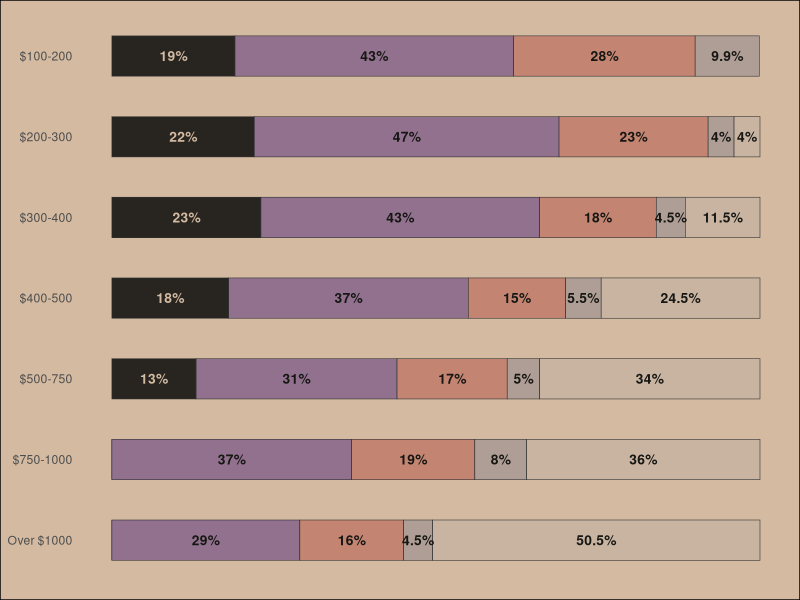

Reproduce this figure in R.
library(ggplot2)
library(tidyr)
library(dplyr)
library(stringr)

data <- readr::read_csv("data.csv") %>%
  pivot_longer(cols = 3:7,
               names_to = "attributes",
               values_to = "amount") %>%
  mutate(attributes = factor(attributes,
                             levels = c("Other",
                                        "Tax",
                                        "Clothes",
                                        "Food",
                                        "Rent"))) %>%
  mutate(Class = forcats::fct_rev(Class)) %>% 
  mutate(textcolor = ifelse(str_equal(attributes, "Rent"), "white", "black"))

ggplot(data, aes(
  x = amount,
  y = Class,
  fill = attributes
)) +
  geom_bar(
    stat = "identity",
    position = "stack",
    width = 0.5,
    alpha = 0.9,
    color = "#333333",
    size = .2
  ) +
  geom_text(
   aes(label = ifelse(amount != 0, paste0(amount, "%"), ""),
       color = textcolor),
    position = position_stack(vjust = 0.5),
    size = 3.5,
    fontface = 'bold'
  ) +
  scale_color_manual(values = c("white" = "#d3baa1", 
                                "black" = "#161613")) + 
  
theme_minimal() +
  scale_fill_manual(
    values = c(
      "Other" = "#c6b4a1",
      "Tax" = "#ab9b95",
      "Clothes" = "#c17e6c",
      "Food" = "#8b6a8c",
      "Rent" = "#161613"
    )
  )  +
  theme(
    plot.background = element_rect(fill = '#d3baa1'),
    panel.grid = element_blank(),
    legend.position = "none",
    axis.title = element_blank(),
    axis.text.x = element_blank()
  )
